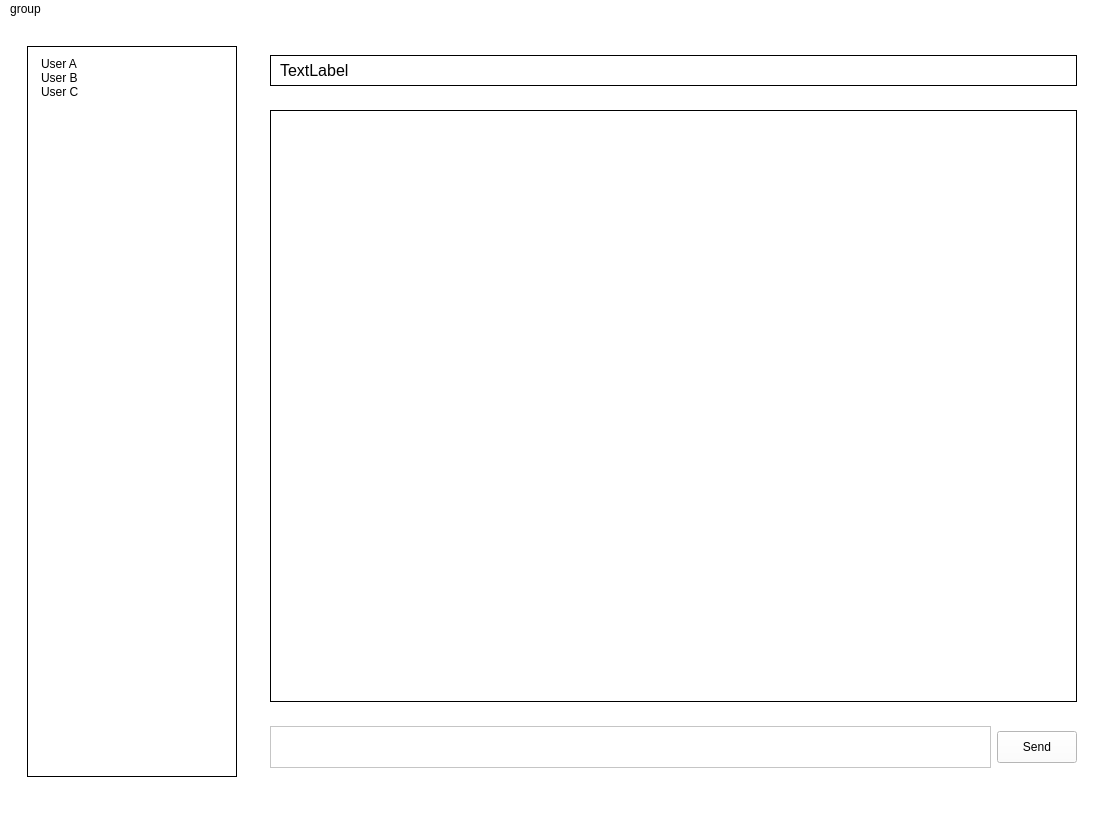
<?xml version="1.0" encoding="UTF-8"?>
<ui version="4.0">
 <class>MainWindow</class>
 <widget class="QMainWindow" name="MainWindow">
  <property name="geometry">
   <rect>
    <x>0</x>
    <y>0</y>
    <width>1113</width>
    <height>826</height>
   </rect>
  </property>
  <property name="windowTitle">
   <string>MainWindow</string>
  </property>
  <property name="styleSheet">
   <string notr="true">background-color:white;</string>
  </property>
  <widget class="QWidget" name="centralwidget">
   <property name="styleSheet">
    <string notr="true"/>
   </property>
   <layout class="QGridLayout" name="gridLayout">
    <item row="0" column="0">
     <widget class="QWidget" name="widget" native="true">
      <property name="styleSheet">
       <string notr="true"/>
      </property>
      <layout class="QGridLayout" name="gridLayout_2">
       <item row="0" column="0">
        <widget class="QWidget" name="widget_2" native="true">
         <property name="enabled">
          <bool>true</bool>
         </property>
         <property name="sizePolicy">
          <sizepolicy hsizetype="Preferred" vsizetype="Preferred">
           <horstretch>0</horstretch>
           <verstretch>0</verstretch>
          </sizepolicy>
         </property>
         <property name="maximumSize">
          <size>
           <width>228</width>
           <height>16777215</height>
          </size>
         </property>
         <property name="sizeIncrement">
          <size>
           <width>26</width>
           <height>0</height>
          </size>
         </property>
         <property name="baseSize">
          <size>
           <width>0</width>
           <height>0</height>
          </size>
         </property>
         <layout class="QGridLayout" name="gridLayout_3">
          <item row="0" column="0">
           <widget class="QListWidget" name="listWidget">
            <property name="styleSheet">
             <string notr="true">border: 1px solid;
padding: 10px;</string>
            </property>
            <item>
             <property name="text">
              <string>User A</string>
             </property>
            </item>
            <item>
             <property name="text">
              <string>User B</string>
             </property>
            </item>
            <item>
             <property name="text">
              <string>User C</string>
             </property>
            </item>
           </widget>
          </item>
         </layout>
        </widget>
       </item>
       <item row="0" column="1">
        <widget class="QWidget" name="widget_3" native="true">
         <layout class="QGridLayout" name="gridLayout_4">
          <item row="2" column="0">
           <widget class="QWidget" name="widget_6" native="true">
            <property name="maximumSize">
             <size>
              <width>16777215</width>
              <height>60</height>
             </size>
            </property>
            <layout class="QGridLayout" name="gridLayout_5">
             <item row="0" column="0">
              <widget class="QTextEdit" name="input_text"/>
             </item>
             <item row="0" column="1">
              <widget class="QPushButton" name="send_button">
               <property name="minimumSize">
                <size>
                 <width>50</width>
                 <height>0</height>
                </size>
               </property>
               <property name="maximumSize">
                <size>
                 <width>16777215</width>
                 <height>32</height>
                </size>
               </property>
               <property name="text">
                <string>Send</string>
               </property>
              </widget>
             </item>
            </layout>
           </widget>
          </item>
          <item row="0" column="0">
           <widget class="QWidget" name="widget_4" native="true">
            <property name="minimumSize">
             <size>
              <width>0</width>
              <height>49</height>
             </size>
            </property>
            <property name="maximumSize">
             <size>
              <width>16777215</width>
              <height>66</height>
             </size>
            </property>
            <layout class="QGridLayout" name="gridLayout_7">
             <item row="0" column="0">
              <widget class="QLabel" name="corresponding_user">
               <property name="font">
                <font>
                 <pointsize>12</pointsize>
                </font>
               </property>
               <property name="styleSheet">
                <string notr="true">border: 1px solid;
padding: 5px;</string>
               </property>
               <property name="text">
                <string>TextLabel</string>
               </property>
              </widget>
             </item>
            </layout>
           </widget>
          </item>
          <item row="1" column="0">
           <widget class="QWidget" name="widget_5" native="true">
            <layout class="QGridLayout" name="gridLayout_6">
             <item row="0" column="0">
              <widget class="QTextEdit" name="textEdit_show_messages">
               <property name="styleSheet">
                <string notr="true">border: 1px solid;</string>
               </property>
               <property name="readOnly">
                <bool>true</bool>
               </property>
              </widget>
             </item>
            </layout>
           </widget>
          </item>
         </layout>
        </widget>
       </item>
      </layout>
     </widget>
    </item>
   </layout>
  </widget>
  <widget class="QMenuBar" name="menubar">
   <property name="geometry">
    <rect>
     <x>0</x>
     <y>0</y>
     <width>1113</width>
     <height>26</height>
    </rect>
   </property>
   <widget class="QMenu" name="menugroup">
    <property name="title">
     <string>group</string>
    </property>
    <addaction name="action_newGroup"/>
   </widget>
   <addaction name="menugroup"/>
  </widget>
  <widget class="QStatusBar" name="statusbar"/>
  <action name="action_newGroup">
   <property name="text">
    <string>new group</string>
   </property>
  </action>
 </widget>
 <tabstops>
  <tabstop>listWidget</tabstop>
  <tabstop>send_button</tabstop>
  <tabstop>input_text</tabstop>
  <tabstop>textEdit_show_messages</tabstop>
 </tabstops>
 <resources/>
 <connections>
  <connection>
   <sender>listWidget</sender>
   <signal>currentTextChanged(QString)</signal>
   <receiver>corresponding_user</receiver>
   <slot>setText(QString)</slot>
   <hints>
    <hint type="sourcelabel">
     <x>107</x>
     <y>140</y>
    </hint>
    <hint type="destinationlabel">
     <x>376</x>
     <y>85</y>
    </hint>
   </hints>
  </connection>
 </connections>
</ui>
